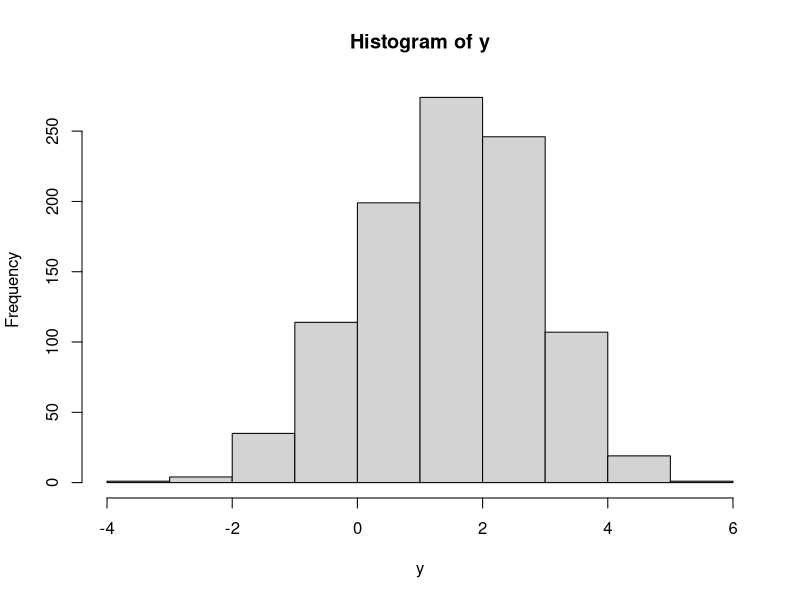
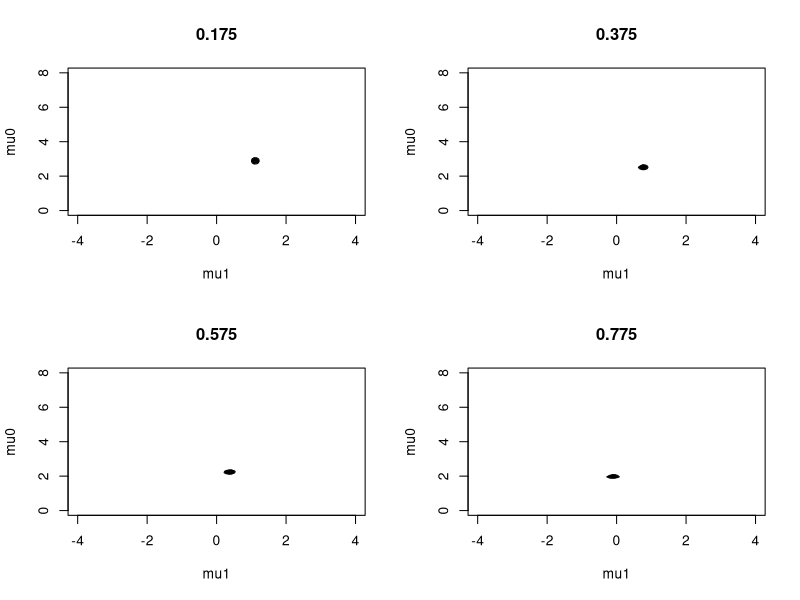
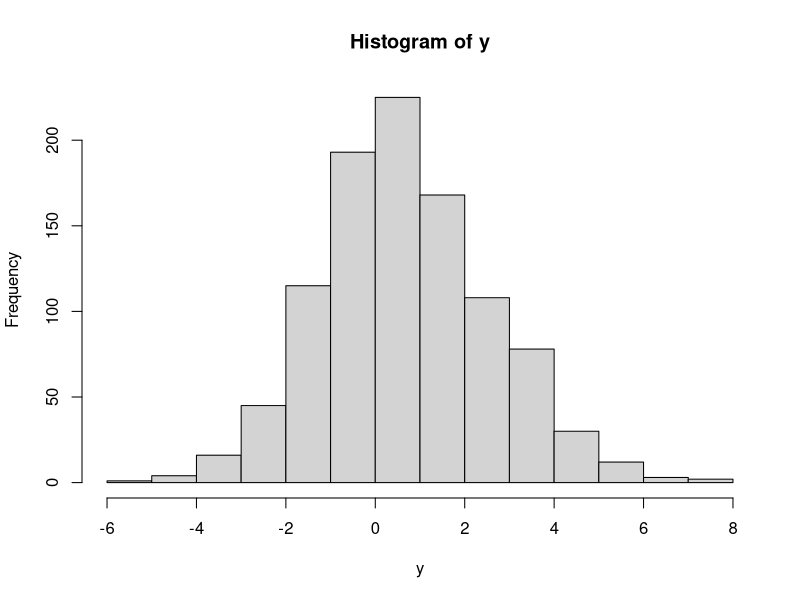
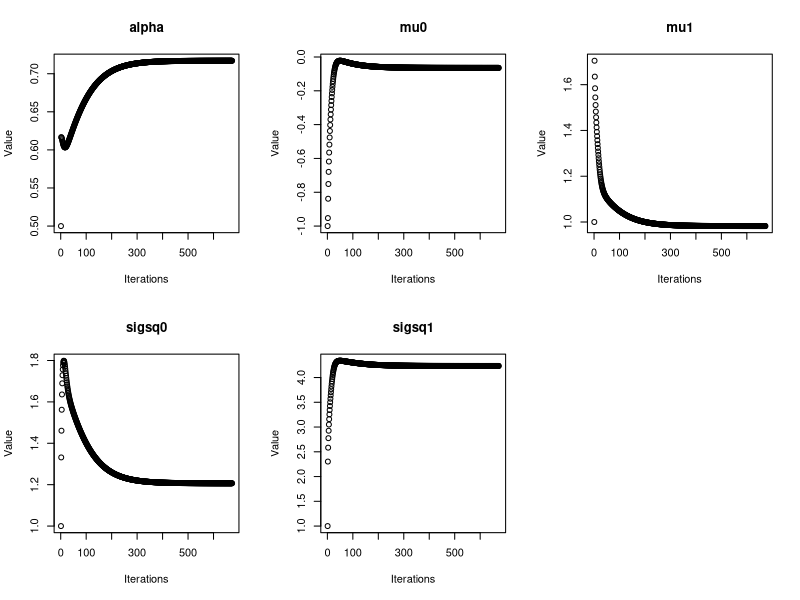
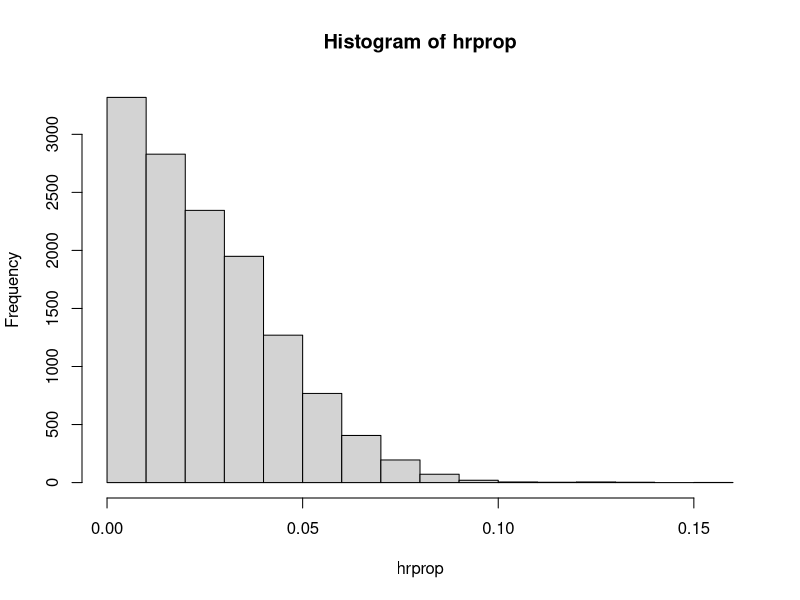
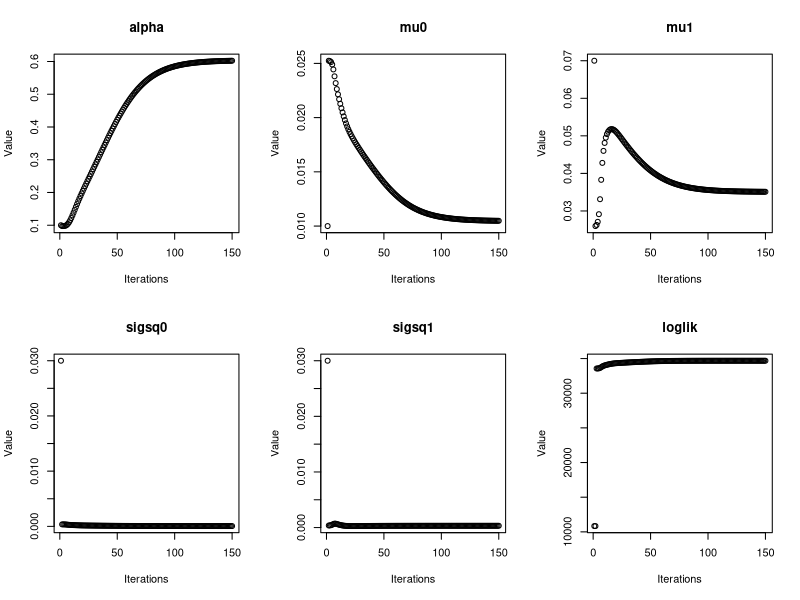
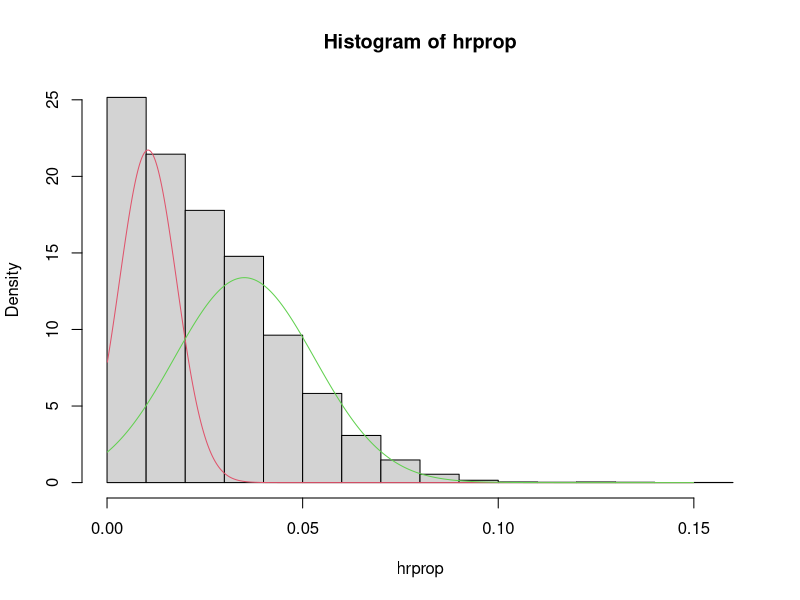
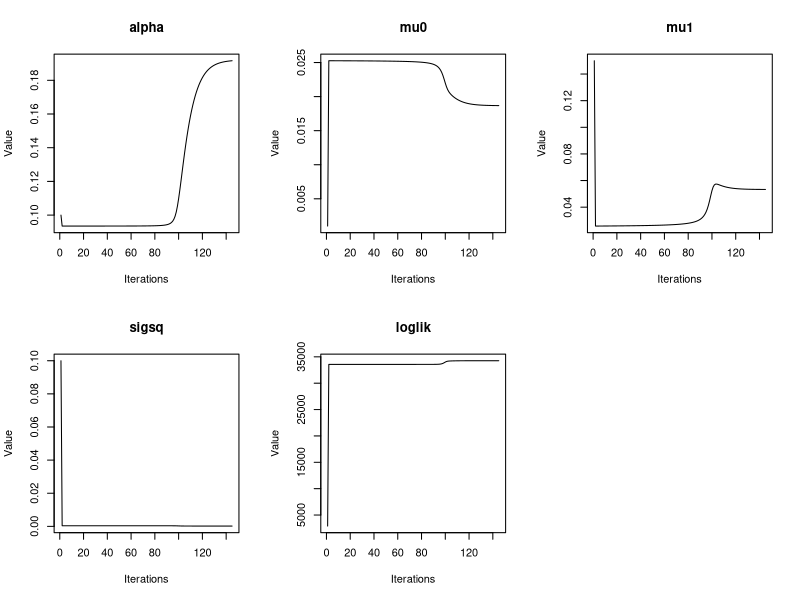

Write R code to recreate these figures, in order.
############################################
### GRID SEARCH FOR SIMPLE MIXTURE MODEL ###
############################################

## input data:  (mixture of normals data with true mus 0 and 2 and alpha=0.75)
data <- read.table("data/normnorm1.txt")
y <- data[,2]
n <- length(y)
hist(y)
## function for calculating log-likelihood:

loglik.mix <- function(alpha,mu0,mu1,x){
   phi0 <- dnorm(x,mu0,1)
   phi1 <- dnorm(x,mu1,1)
   loglik <- sum(log(alpha*phi1 + (1-alpha)*phi0))
   loglik
}

## calculating likelihood over range of alpha, mu1, mu0 (and finding maximum)

alpharange <- ppoints(20)   # alpha between 0 and 1
mu0range <- ppoints(100)*8-4  # mu0 between -4 and 4   
mu1range <- ppoints(100)*8  # mu1 between 0 and 8
z <- array(NA,dim=c(20,100,100))
bestz <- -Inf  # initializing optimal values
for (i in 1:20){
  for (j in 1:100){
    for (k in 1:100){
      curalpha <- alpharange[i]
      curmu0 <- mu0range[j]
      curmu1 <- mu1range[k]
      if(curmu0 < curmu1){   
        z[i,j,k] <- loglik.mix(curalpha,curmu0,curmu1,y)
        if (z[i,j,k] > bestz){
          bestalpha <- alpharange[i]
          bestmu0 <- curmu0
          bestmu1 <- curmu1
          bestz <- z[i,j,k]
        }
      }
      if(curmu0 >= curmu1){  # for unique solution, constrain mu1 > mu0
        z[i,j,k] <- -Inf
      }
    }
  }
  print(i)
}
z <- exp(z-max(z))

## plotting slices of likelihood as 2-d contour:

par(mfrow=c(2,2))
contour(mu0range,mu1range,z[4,,],xlab="mu1",ylab="mu0",main=as.character(alpharange[4]),drawlabels=F)
contour(mu0range,mu1range,z[8,,],xlab="mu1",ylab="mu0",main=as.character(alpharange[8]),drawlabels=F)
contour(mu0range,mu1range,z[12,,],xlab="mu1",ylab="mu0",main=as.character(alpharange[12]),drawlabels=F)
contour(mu0range,mu1range,z[16,,],xlab="mu1",ylab="mu0",main=as.character(alpharange[16]),drawlabels=F)

bestalpha
bestmu0
bestmu1

############################################
##### EM ALGORITHM FOR A MIXTURE MODEL #####
############################################

## input data: mixture of normals with true mu0=0,mu1=1,sigsq0=1,sigsq1=4,alpha=0.75
data <- read.table("data/normnorm2.txt")
y <- data[,2]
par(mfrow=c(1,1))
hist(y) 
n <- length(y)

## Expectation function:
Estep <- function(alpha,mu0,mu1,sigsq0,sigsq1){
  ind <- rep(NA,n)
  for (i in 1:n){
    prob0 <- (1-alpha)*dnorm(y[i],mean=mu0,sd=sqrt(sigsq0))
    prob1 <- alpha*dnorm(y[i],mean=mu1,sd=sqrt(sigsq1))
    ind[i] <- prob1/(prob0+prob1)
  }
  ind
}

## Maximization function
Mstep <- function(ind){
  alpha <- sum(ind)/n
  mu1 <- sum(ind*y)/sum(ind)
  mu0 <- sum((1-ind)*y)/sum(1-ind)
  sigsq1 <- sum(ind*((y-mu1)^2))/sum(ind)
  sigsq0 <- sum((1-ind)*((y-mu0)^2))/sum(1-ind)
  c(alpha,mu0,mu1,sigsq0,sigsq1)
}

## Starting values for EM algorithm:
curalpha <- 0.5
curmu0 <- -1
curmu1 <- 1
cursigsq0 <- 1
cursigsq1 <- 1
itermat <- c(curalpha,curmu0,curmu1,cursigsq0,cursigsq1)

## Running EM algorithm
diff <- 1
numiters <- 1
while (diff > 0.000001 || numiters <= 100){
  numiters <- numiters+1
  curind <- Estep(curalpha,curmu0,curmu1,cursigsq0,cursigsq1)
  curparam <- Mstep(curind)
  curalpha <- curparam[1]
  curmu0 <- curparam[2]
  curmu1 <- curparam[3]
  cursigsq0 <- curparam[4]
  cursigsq1 <- curparam[5]
  itermat <- rbind(itermat,curparam)
  diff <- max(abs(itermat[numiters,]-itermat[numiters-1,])) 
  print (numiters)
}

parametertext <- c("alpha","mu0","mu1","sigsq0","sigsq1")
par(mfrow=c(2,3))
for (i in 1:5){
  plot(1:length(itermat[,1]),itermat[,i],main=parametertext[i],xlab="Iterations",ylab="Value")
}

lastiter <- length(itermat[,1])
itermat[lastiter,]

## EM code above with different Starting values: 
curalpha <- 0.5
curmu0 <- -10
curmu1 <- 10
cursigsq0 <- 2
cursigsq1 <- 2
itermat <- c(curalpha,curmu0,curmu1,cursigsq0,cursigsq1)

############################################
#### EM ALGORITHM FOR BASEBALL EXAMPLE #####
############################################

#Reading in Data:
data <- read.table("data/hitters.post1970.txt",header=T,sep="\t")
dim(data)

data <- data[data$AB>100,]
dim(data)

hr <- data$HR
ab <- data$AB
player <- data$player
year <- data$year


#Calculating homerun proportion:
hrprop <- hr/ab
par(mfrow=c(1,1))
hist(hrprop)

#Expectation function
Estep <- function(y,alpha,mu0,mu1,sigsq0,sigsq1){
  n <- length(y)  
  ind <- rep(NA,n)
  for (i in 1:n){
    prob0 <- (1-alpha)*dnorm(y[i],mean=mu0,sd=sqrt(sigsq0))
    prob1 <- alpha*dnorm(y[i],mean=mu1,sd=sqrt(sigsq1))
    ind[i] <- prob1/(prob0+prob1)
  }
  ind
}

#Maximization function
Mstep <- function(y,ind){
  n <- length(y)
  alpha <- sum(ind)/n
  mu1 <- sum(ind*y)/sum(ind)
  mu0 <- sum((1-ind)*y)/sum(1-ind)
  sigsq1 <- sum(ind*((y-mu1)^2))/sum(ind)
  sigsq0 <- sum((1-ind)*((y-mu0)^2))/sum(1-ind)
  c(alpha,mu0,mu1,sigsq0,sigsq1)
}

##observed data loglikelihood function
loglik.mix <- function(y,ind,alpha,mu0,mu1,sigsq0,sigsq1){
  loglik <- sum(log(alpha*dnorm(y,mu1,sqrt(sigsq1))+(1-alpha)*dnorm(y,mu0,sqrt(sigsq0))))
  loglik
}

#Running EM iterations
curalpha <- 0.1
curmu0 <- 0.01
curmu1 <- 0.07
cursigsq0 <- 0.03
cursigsq1 <- 0.03
curind <- Estep(hrprop,curalpha,curmu0,curmu1,cursigsq0,cursigsq1)
loglik <- loglik.mix(hrprop,curind,curalpha,curmu0,curmu1,cursigsq0,cursigsq1)
itermat <- c(curalpha,curmu0,curmu1,cursigsq0,cursigsq1,loglik)
diff <- 1
numiters <- 1
while (diff > 0.001 || numiters <= 100){
  curind <- Estep(hrprop,curalpha,curmu0,curmu1,cursigsq0,cursigsq1)
  curparam <- Mstep(hrprop,curind)
  curalpha <- curparam[1]
  curmu0 <- curparam[2]
  curmu1 <- curparam[3]
  cursigsq0 <- curparam[4]
  cursigsq1 <- curparam[5]
  itermat <- rbind(itermat,c(curparam,loglik))
  loglik <- loglik.mix(hrprop,curind,curalpha,curmu0,curmu1,cursigsq0,cursigsq1)
  numiters <- numiters + 1
  diff <- max(abs(itermat[numiters,]-itermat[numiters-1,])) 
  print (c(numiters,loglik))
}


parametertext <- c("alpha","mu0","mu1","sigsq0","sigsq1","loglik")
par(mfrow=c(2,3))
for (i in 1:6){
  plot(1:numiters,itermat[,i],main=parametertext[i],xlab="Iterations",ylab="Value")
}

# plotting fitted mixture density
finalparam<-itermat[numiters,]
alpha <- finalparam[1]
mu0 <- finalparam[2]
mu1 <- finalparam[3]
sigsq0 <- finalparam[4]
sigsq1 <- finalparam[5]
par(mfrow=c(1,1))
hist(hrprop,prob=T)
x <- ppoints(1000)*0.15
y1 <- (1-alpha)*dnorm(x,mu0,sqrt(sigsq0))
y2 <- alpha*dnorm(x,mu1,sqrt(sigsq1))
lines(x,y1,col=2)
lines(x,y2,col=3)

#EM algorithm for equal-variance model
Estep2 <- function(y,alpha,mu0,mu1,sigsq){
  n <- length(y)  
  ind <- rep(NA,n)
  for (i in 1:n){
    prob0 <- (1-alpha)*dnorm(y[i],mean=mu0,sd=sqrt(sigsq))
    prob1 <- alpha*dnorm(y[i],mean=mu1,sd=sqrt(sigsq))
    ind[i] <- prob1/(prob0+prob1)
  }
  ind
}
Mstep2 <- function(y,ind){
  n <- length(y)
  alpha <- sum(ind)/n
  mu1 <- sum(ind*y)/sum(ind)
  mu0 <- sum((1-ind)*y)/sum(1-ind)
  sigsq <- sum(ind*((y-mu1)^2))
  sigsq <- sigsq+sum((1-ind)*((y-mu0)^2))
  sigsq <- sigsq/n
  c(alpha,mu0,mu1,sigsq)
}
##observed data loglikelihood function for equal variance model
loglik.mix2 <- function(y,ind,alpha,mu0,mu1,sigsq){
  loglik <- sum(log(alpha*dnorm(y,mu1,sqrt(sigsq))+(1-alpha)*dnorm(y,mu0,sqrt(sigsq))))
  loglik
}
curalpha <- 0.1
curmu0 <- 0.001
curmu1 <- 0.15
cursigsq <- 0.1
curind <- Estep2(hrprop,curalpha,curmu0,curmu1,cursigsq)
loglik <- loglik.mix2(hrprop,curind,curalpha,curmu0,curmu1,cursigsq)
itermat2 <- c(curalpha,curmu0,curmu1,cursigsq,loglik)
diff <- 1
numiters <- 1
while (diff > 0.001 || numiters <= 100){
  curind <- Estep2(hrprop,curalpha,curmu0,curmu1,cursigsq)
  curparam <- Mstep2(hrprop,curind)
  curalpha <- curparam[1]
  curmu0 <- curparam[2]
  curmu1 <- curparam[3]
  cursigsq <- curparam[4]
  loglik <- loglik.mix2(hrprop,curind,curalpha,curmu0,curmu1,cursigsq)
  itermat2 <- rbind(itermat2,c(curparam,loglik))
  numiters <- numiters + 1
  diff <- max(abs(itermat2[numiters,]-itermat2[numiters-1,])) 
  print (c(numiters,loglik))
}


#Tracking iterations
parametertext <- c("alpha","mu0","mu1","sigsq","loglik")
par(mfrow=c(2,3))
for (i in 1:5){
  plot(1:numiters,itermat2[,i],type="l",main=parametertext[i],xlab="Iterations",ylab="Value")
}

# plotting equal-variances fitted mixture density
finalparam<-itermat2[numiters,]
alpha <- finalparam[1]
mu0 <- finalparam[2]
mu1 <- finalparam[3]
sigsq <- finalparam[4]
par(mfrow=c(1,1))
hist(hrprop,prob=T)
x <- ppoints(1000)*0.15
y1 <- (1-alpha)*dnorm(x,mu0,sqrt(sigsq))
y2 <- alpha*dnorm(x,mu1,sqrt(sigsq))
lines(x,y1,col=2)
lines(x,y2,col=3)

#Getting Individual probabilities for each player
finalindprops <- Estep2(hrprop,alpha,mu0,mu1,sigsq)

hist(finalindprops)
sum(finalindprops > 0.9999)
players.topHR<-data[finalindprops > 0.9999,1:5]
players.topHR
